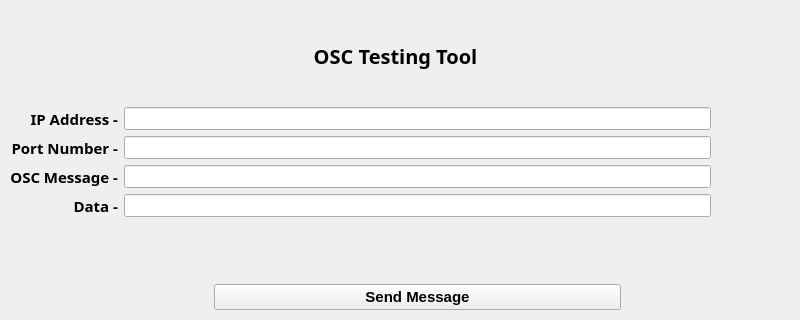
<?xml version="1.0" encoding="UTF-8"?>
<ui version="4.0">
 <class>MainWindow</class>
 <widget class="QMainWindow" name="MainWindow">
  <property name="geometry">
   <rect>
    <x>0</x>
    <y>0</y>
    <width>800</width>
    <height>320</height>
   </rect>
  </property>
  <property name="sizePolicy">
   <sizepolicy hsizetype="Fixed" vsizetype="Fixed">
    <horstretch>0</horstretch>
    <verstretch>0</verstretch>
   </sizepolicy>
  </property>
  <property name="minimumSize">
   <size>
    <width>800</width>
    <height>320</height>
   </size>
  </property>
  <property name="maximumSize">
   <size>
    <width>800</width>
    <height>320</height>
   </size>
  </property>
  <property name="windowTitle">
   <string>OSC-TestTool-V01</string>
  </property>
  <property name="autoFillBackground">
   <bool>false</bool>
  </property>
  <widget class="QWidget" name="centralwidget">
   <widget class="QWidget" name="verticalLayoutWidget">
    <property name="geometry">
     <rect>
      <x>10</x>
      <y>10</y>
      <width>771</width>
      <height>300</height>
     </rect>
    </property>
    <layout class="QVBoxLayout" name="verticalLayout">
     <item>
      <widget class="QLabel" name="MainWindowLabel">
       <property name="font">
        <font>
         <family>Yu Gothic</family>
         <pointsize>15</pointsize>
         <weight>75</weight>
         <bold>true</bold>
         <underline>false</underline>
        </font>
       </property>
       <property name="text">
        <string>OSC Testing Tool</string>
       </property>
       <property name="alignment">
        <set>Qt::AlignCenter</set>
       </property>
      </widget>
     </item>
     <item>
      <layout class="QGridLayout" name="gridLayout_2">
       <item row="1" column="0">
        <widget class="QLabel" name="PortLabel">
         <property name="font">
          <font>
           <family>Yu Gothic</family>
           <pointsize>11</pointsize>
           <weight>75</weight>
           <bold>true</bold>
          </font>
         </property>
         <property name="text">
          <string>Port Number -</string>
         </property>
         <property name="alignment">
          <set>Qt::AlignRight|Qt::AlignTrailing|Qt::AlignVCenter</set>
         </property>
        </widget>
       </item>
       <item row="0" column="0">
        <widget class="QLabel" name="IpAddrLabel">
         <property name="font">
          <font>
           <family>Yu Gothic</family>
           <pointsize>11</pointsize>
           <weight>75</weight>
           <bold>true</bold>
          </font>
         </property>
         <property name="text">
          <string>IP Address -</string>
         </property>
         <property name="alignment">
          <set>Qt::AlignRight|Qt::AlignTrailing|Qt::AlignVCenter</set>
         </property>
        </widget>
       </item>
       <item row="2" column="0">
        <widget class="QLabel" name="MsgLabel">
         <property name="font">
          <font>
           <family>Yu Gothic</family>
           <pointsize>11</pointsize>
           <weight>75</weight>
           <bold>true</bold>
          </font>
         </property>
         <property name="text">
          <string>OSC Message -</string>
         </property>
         <property name="alignment">
          <set>Qt::AlignRight|Qt::AlignTrailing|Qt::AlignVCenter</set>
         </property>
        </widget>
       </item>
       <item row="2" column="1">
        <widget class="QLineEdit" name="MsgText">
         <property name="font">
          <font>
           <family>Yu Gothic UI</family>
           <pointsize>10</pointsize>
          </font>
         </property>
        </widget>
       </item>
       <item row="3" column="1">
        <widget class="QLineEdit" name="DataText">
         <property name="font">
          <font>
           <family>Yu Gothic UI</family>
           <pointsize>10</pointsize>
          </font>
         </property>
        </widget>
       </item>
       <item row="3" column="0">
        <widget class="QLabel" name="DataLabel">
         <property name="font">
          <font>
           <family>Yu Gothic</family>
           <pointsize>11</pointsize>
           <weight>75</weight>
           <bold>true</bold>
          </font>
         </property>
         <property name="text">
          <string>Data -</string>
         </property>
         <property name="alignment">
          <set>Qt::AlignRight|Qt::AlignTrailing|Qt::AlignVCenter</set>
         </property>
        </widget>
       </item>
       <item row="1" column="1">
        <widget class="QLineEdit" name="PortText">
         <property name="font">
          <font>
           <family>Yu Gothic UI</family>
           <pointsize>10</pointsize>
          </font>
         </property>
        </widget>
       </item>
       <item row="0" column="1">
        <widget class="QLineEdit" name="IPAddrText">
         <property name="font">
          <font>
           <family>Yu Gothic UI</family>
           <pointsize>10</pointsize>
          </font>
         </property>
         <property name="inputMask">
          <string/>
         </property>
         <property name="text">
          <string/>
         </property>
         <property name="placeholderText">
          <string/>
         </property>
        </widget>
       </item>
       <item row="5" column="1">
        <layout class="QGridLayout" name="gridLayout_4">
         <item row="1" column="0">
          <spacer name="horizontalSpacer">
           <property name="orientation">
            <enum>Qt::Horizontal</enum>
           </property>
           <property name="sizeType">
            <enum>QSizePolicy::Fixed</enum>
           </property>
           <property name="sizeHint" stdset="0">
            <size>
             <width>90</width>
             <height>20</height>
            </size>
           </property>
          </spacer>
         </item>
         <item row="1" column="2">
          <spacer name="horizontalSpacer_2">
           <property name="orientation">
            <enum>Qt::Horizontal</enum>
           </property>
           <property name="sizeType">
            <enum>QSizePolicy::Fixed</enum>
           </property>
           <property name="sizeHint" stdset="0">
            <size>
             <width>90</width>
             <height>20</height>
            </size>
           </property>
          </spacer>
         </item>
         <item row="1" column="1">
          <widget class="QPushButton" name="SendButton">
           <property name="font">
            <font>
             <family>Yu Gothic UI</family>
             <pointsize>11</pointsize>
             <weight>75</weight>
             <bold>true</bold>
            </font>
           </property>
           <property name="text">
            <string>Send Message</string>
           </property>
          </widget>
         </item>
         <item row="0" column="1">
          <widget class="QLabel" name="StatusView">
           <property name="font">
            <font>
             <family>Yu Gothic UI</family>
             <pointsize>10</pointsize>
             <weight>75</weight>
             <bold>true</bold>
            </font>
           </property>
           <property name="text">
            <string/>
           </property>
           <property name="alignment">
            <set>Qt::AlignCenter</set>
           </property>
          </widget>
         </item>
        </layout>
       </item>
       <item row="2" column="2">
        <spacer name="EndSpacer3">
         <property name="orientation">
          <enum>Qt::Horizontal</enum>
         </property>
         <property name="sizeType">
          <enum>QSizePolicy::Fixed</enum>
         </property>
         <property name="sizeHint" stdset="0">
          <size>
           <width>70</width>
           <height>20</height>
          </size>
         </property>
        </spacer>
       </item>
       <item row="0" column="2">
        <spacer name="EndSpacer1">
         <property name="orientation">
          <enum>Qt::Horizontal</enum>
         </property>
         <property name="sizeType">
          <enum>QSizePolicy::Fixed</enum>
         </property>
         <property name="sizeHint" stdset="0">
          <size>
           <width>70</width>
           <height>20</height>
          </size>
         </property>
        </spacer>
       </item>
       <item row="4" column="1">
        <spacer name="verticalSpacer">
         <property name="orientation">
          <enum>Qt::Vertical</enum>
         </property>
         <property name="sizeType">
          <enum>QSizePolicy::Fixed</enum>
         </property>
         <property name="sizeHint" stdset="0">
          <size>
           <width>20</width>
           <height>40</height>
          </size>
         </property>
        </spacer>
       </item>
       <item row="3" column="2">
        <spacer name="EndSpacer4">
         <property name="orientation">
          <enum>Qt::Horizontal</enum>
         </property>
         <property name="sizeType">
          <enum>QSizePolicy::Fixed</enum>
         </property>
         <property name="sizeHint" stdset="0">
          <size>
           <width>70</width>
           <height>20</height>
          </size>
         </property>
        </spacer>
       </item>
       <item row="1" column="2">
        <spacer name="EndSpacer2">
         <property name="orientation">
          <enum>Qt::Horizontal</enum>
         </property>
         <property name="sizeType">
          <enum>QSizePolicy::Fixed</enum>
         </property>
         <property name="sizeHint" stdset="0">
          <size>
           <width>70</width>
           <height>20</height>
          </size>
         </property>
        </spacer>
       </item>
      </layout>
     </item>
    </layout>
   </widget>
  </widget>
  <action name="actionExit">
   <property name="text">
    <string>Exit</string>
   </property>
  </action>
  <action name="actionInfo">
   <property name="text">
    <string>Info</string>
   </property>
  </action>
 </widget>
 <resources/>
 <connections/>
</ui>
